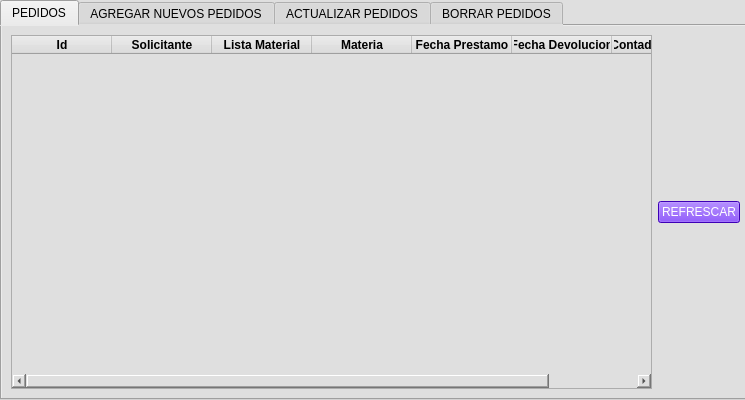
<?xml version="1.0" encoding="UTF-8"?>
<ui version="4.0">
 <class>Form</class>
 <widget class="QWidget" name="Form">
  <property name="enabled">
   <bool>true</bool>
  </property>
  <property name="geometry">
   <rect>
    <x>0</x>
    <y>0</y>
    <width>745</width>
    <height>400</height>
   </rect>
  </property>
  <property name="minimumSize">
   <size>
    <width>681</width>
    <height>400</height>
   </size>
  </property>
  <property name="windowTitle">
   <string>REGISTRO DE PEDIDOS</string>
  </property>
  <property name="autoFillBackground">
   <bool>false</bool>
  </property>
  <property name="styleSheet">
   <string notr="true">background-color: rgb(223, 223, 223);</string>
  </property>
  <widget class="QTabWidget" name="pantalla">
   <property name="enabled">
    <bool>true</bool>
   </property>
   <property name="geometry">
    <rect>
     <x>0</x>
     <y>0</y>
     <width>751</width>
     <height>400</height>
    </rect>
   </property>
   <property name="minimumSize">
    <size>
     <width>681</width>
     <height>400</height>
    </size>
   </property>
   <property name="styleSheet">
    <string notr="true">background-color: rgb(223, 223, 223);
selection-color: rgb(0, 0, 0);
color: rgb(0, 0, 0);
selection-background-color: rgb(255, 255, 255);
alternate-background-color: rgb(255, 255, 255);</string>
   </property>
   <property name="currentIndex">
    <number>0</number>
   </property>
   <widget class="QWidget" name="tab_5">
    <attribute name="title">
     <string>PEDIDOS</string>
    </attribute>
    <layout class="QHBoxLayout" name="horizontalLayout_3">
     <item>
      <widget class="QTableWidget" name="tabla_pedidos">
       <property name="rowCount">
        <number>0</number>
       </property>
       <property name="columnCount">
        <number>7</number>
       </property>
       <column>
        <property name="text">
         <string>Id</string>
        </property>
        <property name="font">
         <font>
          <weight>75</weight>
          <bold>true</bold>
         </font>
        </property>
        <property name="textAlignment">
         <set>AlignCenter</set>
        </property>
        <property name="background">
         <color>
          <red>255</red>
          <green>0</green>
          <blue>191</blue>
         </color>
        </property>
       </column>
       <column>
        <property name="text">
         <string>Solicitante</string>
        </property>
        <property name="font">
         <font>
          <weight>75</weight>
          <bold>true</bold>
         </font>
        </property>
        <property name="textAlignment">
         <set>AlignCenter</set>
        </property>
        <property name="background">
         <color>
          <red>85</red>
          <green>255</green>
          <blue>127</blue>
         </color>
        </property>
       </column>
       <column>
        <property name="text">
         <string>Lista Material</string>
        </property>
        <property name="font">
         <font>
          <weight>75</weight>
          <bold>true</bold>
         </font>
        </property>
        <property name="textAlignment">
         <set>AlignCenter</set>
        </property>
        <property name="background">
         <color>
          <red>255</red>
          <green>248</green>
          <blue>53</blue>
         </color>
        </property>
       </column>
       <column>
        <property name="text">
         <string>Materia</string>
        </property>
        <property name="font">
         <font>
          <weight>75</weight>
          <bold>true</bold>
         </font>
        </property>
        <property name="textAlignment">
         <set>AlignCenter</set>
        </property>
        <property name="background">
         <color>
          <red>0</red>
          <green>170</green>
          <blue>127</blue>
         </color>
        </property>
       </column>
       <column>
        <property name="text">
         <string>Fecha Prestamo</string>
        </property>
        <property name="font">
         <font>
          <weight>75</weight>
          <bold>true</bold>
         </font>
        </property>
        <property name="textAlignment">
         <set>AlignCenter</set>
        </property>
        <property name="background">
         <color>
          <red>255</red>
          <green>170</green>
          <blue>0</blue>
         </color>
        </property>
       </column>
       <column>
        <property name="text">
         <string>Fecha Devolucion</string>
        </property>
        <property name="font">
         <font>
          <weight>75</weight>
          <bold>true</bold>
         </font>
        </property>
        <property name="background">
         <color>
          <red>0</red>
          <green>85</green>
          <blue>255</blue>
         </color>
        </property>
       </column>
       <column>
        <property name="text">
         <string>Contador Pedidos</string>
        </property>
        <property name="font">
         <font>
          <weight>75</weight>
          <bold>true</bold>
         </font>
        </property>
        <property name="background">
         <color>
          <red>170</red>
          <green>85</green>
          <blue>127</blue>
         </color>
        </property>
       </column>
      </widget>
     </item>
     <item>
      <widget class="QPushButton" name="bt_refrescar">
       <property name="styleSheet">
        <string notr="true">background-color: rgb(85, 0, 255);
color: rgb(255, 255, 255);
font: 75 10pt &quot;MS Shell Dlg 2&quot;;</string>
       </property>
       <property name="text">
        <string>REFRESCAR</string>
       </property>
      </widget>
     </item>
    </layout>
   </widget>
   <widget class="QWidget" name="tab_2">
    <attribute name="title">
     <string>AGREGAR NUEVOS PEDIDOS</string>
    </attribute>
    <widget class="QPushButton" name="bt_agregar">
     <property name="geometry">
      <rect>
       <x>310</x>
       <y>290</y>
       <width>75</width>
       <height>23</height>
      </rect>
     </property>
     <property name="styleSheet">
      <string notr="true">background-color: rgb(85, 0, 255);
color: rgb(255, 255, 255);
font: 75 10pt &quot;MS Shell Dlg 2&quot;;</string>
     </property>
     <property name="text">
      <string>AGREGAR</string>
     </property>
    </widget>
    <widget class="QWidget" name="layoutWidget">
     <property name="geometry">
      <rect>
       <x>80</x>
       <y>50</y>
       <width>241</width>
       <height>211</height>
      </rect>
     </property>
     <layout class="QHBoxLayout" name="horizontalLayout">
      <item>
       <layout class="QVBoxLayout" name="verticalLayout_2">
        <item>
         <widget class="QLabel" name="label_2">
          <property name="text">
           <string>ID:</string>
          </property>
         </widget>
        </item>
        <item>
         <widget class="QLabel" name="label_3">
          <property name="text">
           <string>SOLICITANTE:</string>
          </property>
         </widget>
        </item>
        <item>
         <widget class="QLabel" name="label_4">
          <property name="text">
           <string>LISTA MATERIAL</string>
          </property>
         </widget>
        </item>
        <item>
         <widget class="QLabel" name="label_5">
          <property name="text">
           <string>MATERIA</string>
          </property>
         </widget>
        </item>
        <item>
         <widget class="QLabel" name="label_6">
          <property name="text">
           <string>FECHA PRESTAMO</string>
          </property>
         </widget>
        </item>
       </layout>
      </item>
      <item>
       <layout class="QVBoxLayout" name="verticalLayout">
        <item>
         <widget class="QLineEdit" name="idA"/>
        </item>
        <item>
         <widget class="QLineEdit" name="solicitanteA"/>
        </item>
        <item>
         <widget class="QLineEdit" name="lista_materialA"/>
        </item>
        <item>
         <widget class="QLineEdit" name="materiaA"/>
        </item>
        <item>
         <widget class="QLineEdit" name="fecha_prestamoA"/>
        </item>
       </layout>
      </item>
     </layout>
    </widget>
    <widget class="QWidget" name="layoutWidget_2">
     <property name="geometry">
      <rect>
       <x>380</x>
       <y>50</y>
       <width>231</width>
       <height>211</height>
      </rect>
     </property>
     <layout class="QHBoxLayout" name="horizontalLayout_4">
      <item>
       <layout class="QVBoxLayout" name="verticalLayout_5">
        <item>
         <widget class="QLabel" name="label_14">
          <property name="text">
           <string>FECHA DEVOLUCIÓN</string>
          </property>
         </widget>
        </item>
        <item>
         <widget class="QLabel" name="label_15">
          <property name="text">
           <string>CONTADOR PEDIDO</string>
          </property>
         </widget>
        </item>
       </layout>
      </item>
      <item>
       <layout class="QVBoxLayout" name="verticalLayout_6">
        <item>
         <widget class="QLineEdit" name="fecha_devolucionA"/>
        </item>
        <item>
         <widget class="QLineEdit" name="contador_pedidoA"/>
        </item>
       </layout>
      </item>
     </layout>
    </widget>
   </widget>
   <widget class="QWidget" name="tab_3">
    <attribute name="title">
     <string>ACTUALIZAR PEDIDOS</string>
    </attribute>
    <widget class="QPushButton" name="bt_actualizar">
     <property name="geometry">
      <rect>
       <x>440</x>
       <y>290</y>
       <width>91</width>
       <height>21</height>
      </rect>
     </property>
     <property name="styleSheet">
      <string notr="true">background-color: rgb(85, 0, 255);
color: rgb(255, 255, 255);
font: 75 10pt &quot;MS Shell Dlg 2&quot;;</string>
     </property>
     <property name="text">
      <string>ACTUALIZAR</string>
     </property>
    </widget>
    <widget class="QLineEdit" name="id_pedido">
     <property name="geometry">
      <rect>
       <x>30</x>
       <y>120</y>
       <width>180</width>
       <height>20</height>
      </rect>
     </property>
    </widget>
    <widget class="QLabel" name="label_13">
     <property name="geometry">
      <rect>
       <x>30</x>
       <y>70</y>
       <width>191</width>
       <height>39</height>
      </rect>
     </property>
     <property name="text">
      <string>INGRESE EL ID DEL PEDIDO</string>
     </property>
    </widget>
    <widget class="QPushButton" name="id_buscar">
     <property name="geometry">
      <rect>
       <x>70</x>
       <y>150</y>
       <width>75</width>
       <height>23</height>
      </rect>
     </property>
     <property name="styleSheet">
      <string notr="true">background-color: rgb(255, 255, 255);</string>
     </property>
     <property name="text">
      <string>BUSCAR</string>
     </property>
    </widget>
    <widget class="QWidget" name="layoutWidget_3">
     <property name="geometry">
      <rect>
       <x>240</x>
       <y>40</y>
       <width>241</width>
       <height>211</height>
      </rect>
     </property>
     <layout class="QHBoxLayout" name="horizontalLayout_2">
      <item>
       <layout class="QVBoxLayout" name="verticalLayout_3">
        <item>
         <widget class="QLabel" name="label_7">
          <property name="text">
           <string>ID:</string>
          </property>
         </widget>
        </item>
        <item>
         <widget class="QLabel" name="label_8">
          <property name="text">
           <string>SOLICITANTE:</string>
          </property>
         </widget>
        </item>
        <item>
         <widget class="QLabel" name="label_9">
          <property name="text">
           <string>LISTA MATERIAL</string>
          </property>
         </widget>
        </item>
        <item>
         <widget class="QLabel" name="label_10">
          <property name="text">
           <string>MATERIA</string>
          </property>
         </widget>
        </item>
        <item>
         <widget class="QLabel" name="label_11">
          <property name="text">
           <string>FECHA PRESTAMO</string>
          </property>
         </widget>
        </item>
       </layout>
      </item>
      <item>
       <layout class="QVBoxLayout" name="verticalLayout_4">
        <item>
         <widget class="QLineEdit" name="id_actualizar"/>
        </item>
        <item>
         <widget class="QLineEdit" name="solicitante_actualizar"/>
        </item>
        <item>
         <widget class="QLineEdit" name="lista_material_actualizar"/>
        </item>
        <item>
         <widget class="QLineEdit" name="materia_actualizar"/>
        </item>
        <item>
         <widget class="QLineEdit" name="fecha_prestamo_actualizar"/>
        </item>
       </layout>
      </item>
     </layout>
    </widget>
    <widget class="QWidget" name="layoutWidget_4">
     <property name="geometry">
      <rect>
       <x>490</x>
       <y>40</y>
       <width>231</width>
       <height>211</height>
      </rect>
     </property>
     <layout class="QHBoxLayout" name="horizontalLayout_5">
      <item>
       <layout class="QVBoxLayout" name="verticalLayout_7">
        <item>
         <widget class="QLabel" name="label_16">
          <property name="text">
           <string>FECHA DEVOLUCIÓN</string>
          </property>
         </widget>
        </item>
        <item>
         <widget class="QLabel" name="label_17">
          <property name="text">
           <string>CONTADOR PEDIDO</string>
          </property>
         </widget>
        </item>
       </layout>
      </item>
      <item>
       <layout class="QVBoxLayout" name="verticalLayout_8">
        <item>
         <widget class="QLineEdit" name="fecha_devolucion_actualizar"/>
        </item>
        <item>
         <widget class="QLineEdit" name="contador_pedido_actualizar"/>
        </item>
       </layout>
      </item>
     </layout>
    </widget>
   </widget>
   <widget class="QWidget" name="tab_4">
    <attribute name="title">
     <string>BORRAR PEDIDOS</string>
    </attribute>
    <widget class="QLineEdit" name="cedula_borrar">
     <property name="geometry">
      <rect>
       <x>271</x>
       <y>40</y>
       <width>101</width>
       <height>20</height>
      </rect>
     </property>
     <property name="text">
      <string/>
     </property>
    </widget>
    <widget class="QLabel" name="label_12">
     <property name="geometry">
      <rect>
       <x>220</x>
       <y>40</y>
       <width>45</width>
       <height>16</height>
      </rect>
     </property>
     <property name="text">
      <string>ID:</string>
     </property>
    </widget>
    <widget class="QPushButton" name="borrar_ok">
     <property name="geometry">
      <rect>
       <x>630</x>
       <y>210</y>
       <width>91</width>
       <height>23</height>
      </rect>
     </property>
     <property name="styleSheet">
      <string notr="true">background-color: rgb(255, 0, 127);</string>
     </property>
     <property name="text">
      <string>Consultar</string>
     </property>
    </widget>
    <widget class="QPushButton" name="bt_borrar">
     <property name="geometry">
      <rect>
       <x>390</x>
       <y>40</y>
       <width>75</width>
       <height>23</height>
      </rect>
     </property>
     <property name="styleSheet">
      <string notr="true">background-color: rgb(85, 0, 255);
color: rgb(255, 255, 255);
font: 75 10pt &quot;MS Shell Dlg 2&quot;;</string>
     </property>
     <property name="text">
      <string>BORRAR</string>
     </property>
    </widget>
    <widget class="QTableWidget" name="tabla_borrar">
     <property name="geometry">
      <rect>
       <x>10</x>
       <y>90</y>
       <width>591</width>
       <height>251</height>
      </rect>
     </property>
     <property name="rowCount">
      <number>0</number>
     </property>
     <property name="columnCount">
      <number>7</number>
     </property>
     <column>
      <property name="text">
       <string>Id</string>
      </property>
      <property name="font">
       <font>
        <weight>75</weight>
        <bold>true</bold>
       </font>
      </property>
      <property name="textAlignment">
       <set>AlignCenter</set>
      </property>
      <property name="background">
       <color>
        <red>255</red>
        <green>0</green>
        <blue>191</blue>
       </color>
      </property>
     </column>
     <column>
      <property name="text">
       <string>Solicitante</string>
      </property>
      <property name="font">
       <font>
        <weight>75</weight>
        <bold>true</bold>
       </font>
      </property>
      <property name="textAlignment">
       <set>AlignCenter</set>
      </property>
      <property name="background">
       <color>
        <red>85</red>
        <green>255</green>
        <blue>127</blue>
       </color>
      </property>
     </column>
     <column>
      <property name="text">
       <string>Lista Material</string>
      </property>
      <property name="font">
       <font>
        <weight>75</weight>
        <bold>true</bold>
       </font>
      </property>
      <property name="textAlignment">
       <set>AlignCenter</set>
      </property>
      <property name="background">
       <color>
        <red>255</red>
        <green>248</green>
        <blue>53</blue>
       </color>
      </property>
     </column>
     <column>
      <property name="text">
       <string>Materia</string>
      </property>
      <property name="font">
       <font>
        <weight>75</weight>
        <bold>true</bold>
       </font>
      </property>
      <property name="textAlignment">
       <set>AlignCenter</set>
      </property>
      <property name="background">
       <color>
        <red>0</red>
        <green>170</green>
        <blue>127</blue>
       </color>
      </property>
     </column>
     <column>
      <property name="text">
       <string>Fecha Prestamo</string>
      </property>
      <property name="font">
       <font>
        <weight>75</weight>
        <bold>true</bold>
       </font>
      </property>
      <property name="textAlignment">
       <set>AlignCenter</set>
      </property>
      <property name="background">
       <color>
        <red>255</red>
        <green>170</green>
        <blue>0</blue>
       </color>
      </property>
     </column>
     <column>
      <property name="text">
       <string>Fecha Devolucion</string>
      </property>
      <property name="font">
       <font>
        <weight>75</weight>
        <bold>true</bold>
       </font>
      </property>
      <property name="background">
       <color>
        <red>0</red>
        <green>85</green>
        <blue>255</blue>
       </color>
      </property>
     </column>
     <column>
      <property name="text">
       <string>Contador Pedidos</string>
      </property>
      <property name="font">
       <font>
        <weight>75</weight>
        <bold>true</bold>
       </font>
      </property>
      <property name="background">
       <color>
        <red>170</red>
        <green>85</green>
        <blue>127</blue>
       </color>
      </property>
     </column>
    </widget>
   </widget>
  </widget>
 </widget>
 <resources/>
 <connections/>
</ui>
